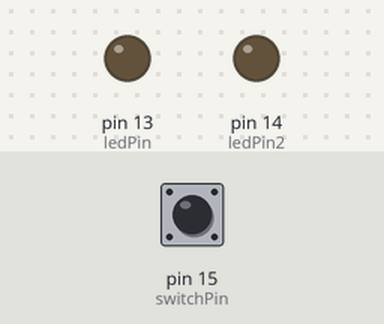
This sketch was run on a simulated Arduino Uno, built with avr-gcc and run on an emulated ATmega328P. On the bench: output pins drawn as LEDs (lit = HIGH). Dashed ring = blinking. The test bench sets the inputs (shaded band); at power-on: pin 15 (switchPin) LOW.

Above: at 1.2 s.
1.3 s: pin 15 (switchPin) pulled HIGH for 3.2 s
At 1.7 s:
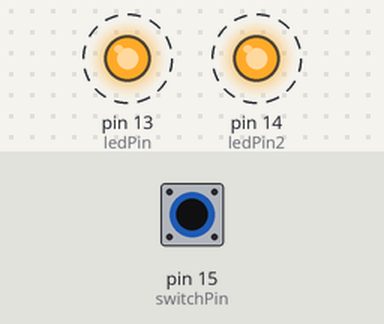
Timing chart, 0 to 6.3 s (numbered marks = the images above; inputs shaded):
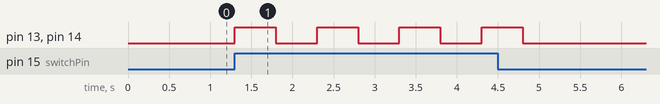

Measured:
- after the input at 1.3 s, pin 13 (ledPin), pin 14 (ledPin2): alternates HIGH for 0.50 s and LOW for 0.50 s, 8 changes in all, then stays LOW, starting at once

The sketch:

ledBlink.ino
```cpp
int ledPin = 13;
int ledPin2 = 14;
int switchPin = 15;

void setup() {
  pinMode(ledPin, OUTPUT);
  pinMode(ledPin2, OUTPUT);
  pinMode(switchPin, INPUT);
}

void loop() {
  if (digitalRead(switchPin) == HIGH) {
    digitalWrite(ledPin, HIGH);
    digitalWrite(ledPin2, HIGH);
    delay(500);
    digitalWrite(ledPin, LOW);
    digitalWrite(ledPin2, LOW);
    delay(500);
  }
}
```
